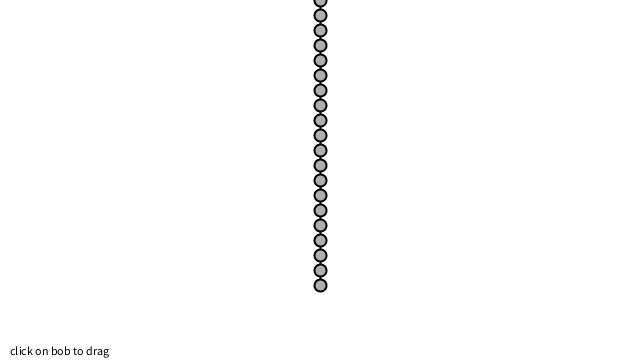
Frame 1 (no input)
Frame 60 (the mouse pressed at the canvas centre just before this capture): identical to frame 1, image omitted
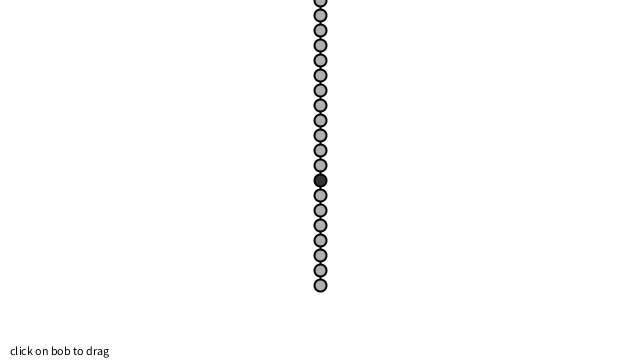
Frame 120 (the mouse held since frame 60 and released just before this capture)

The Processing sketch that drew these frames (run headless with seeded random() and noise(); from frame 60 on, the mouse is pressed at the canvas centre):

// Processing sketch: Exercise_3_16_springsB
// ── Exercise_3_16_springsB.pde
// The Nature of Code
// Daniel Shiffman
// http://natureofcode.com

// Mover object
Bob[] bobs = new Bob[20];
Spring[] springs = new Spring[bobs.length-1];

void setup() {
  size(640, 360);
  // Create objects at starting location
  // Note third argument in Spring constructor is "rest length"
  for (int i = 0; i < bobs.length; i++) {
    bobs[i] = new Bob(width/2, i*15); 
    if (i < bobs.length-1) {
      springs[i] = new Spring(15);
    }
  }
  bobs[0].lock = true;
}

void draw() {
  background(255); 


  for (int i = 0; i < bobs.length; i++) {
    // Connect the bob to the spring (this calculates the force)
    if (i < bobs.length-1) {
      springs[i].connect(bobs[i], bobs[i+1]);
      springs[i].displayLine(bobs[i], bobs[i+1]); // Draw a line between spring and bob
      springs[i].constrainLength(bobs[i], bobs[i+1], 1, 25);
    }
    // Constrain spring distance between min and max

    // Update bob
    bobs[i].update();
    // Draw everything

    bobs[i].display();

    bobs[i].drag(mouseX, mouseY);
  }



  fill(0);
  text("click on bob to drag", 10, height-5);
}


// For mouse interaction with bob

void mousePressed() {
  for (Bob b : bobs) {
    b.clicked(mouseX, mouseY);
  }
}

void mouseReleased() {
  for (Bob b : bobs) {
    b.stopDragging();
  }
  //bob.stopDragging();
}


// ── Mover.pde
// The Nature of Code
// Daniel Shiffman
// http://natureofcode.com

// Bob class, just like our regular Mover (location, velocity, acceleration, mass)

class Bob { 
  PVector location;
  PVector velocity;
  PVector acceleration;
  float mass = 4;

  boolean lock = false;

  // Arbitrary damping to simulate friction / drag 
  float damping = 0.95;

  // For mouse interaction
  PVector dragOffset;
  boolean dragging = false;

  // Constructor
  Bob(float x, float y) {
    location = new PVector(x, y);
    velocity = new PVector();
    acceleration = new PVector();
    dragOffset = new PVector();
  } 

  // Standard Euler integration
  void update() { 
    if (!lock) {
      velocity.add(acceleration);
      velocity.mult(damping);
      location.add(velocity);
      acceleration.mult(0);
    }
  }

  // Newton's law: F = M * A
  void applyForce(PVector force) {
    PVector f = force.get();
    f.div(mass);
    acceleration.add(f);
  }


  // Draw the bob
  void display() { 
    stroke(0);
    strokeWeight(2);
    fill(175);
    if (dragging) {
      fill(50);
    }
    ellipse(location.x, location.y, mass*3, mass*3);
  } 

  // The methods below are for mouse interaction

  // This checks to see if we clicked on the mover
  void clicked(int mx, int my) {
    float d = dist(mx, my, location.x, location.y);
    if (d < mass) {
      dragging = true;
      dragOffset.x = location.x-mx;
      dragOffset.y = location.y-my;
    }
  }

  void stopDragging() {
    dragging = false;
  }

  void drag(int mx, int my) {
    if (dragging) {
      location.x = mx + dragOffset.x;
      location.y = my + dragOffset.y;
    }
  }
}


// ── Spring.pde
// Nature of Code 2011
// Daniel Shiffman
// Chapter 3: Oscillation

// Class to describe an anchor point that can connect to "Bob" objects via a spring
// Thank you: http://www.myphysicslab.com/spring2d.html

class Spring { 

  // Location
  PVector anchor;

  // Rest length and spring constant
  float len;
  float k = 0.1;

  // Constructor
  Spring(int l) {
    len = l;
  } 

  // Calculate spring force
  void connect(Bob b1, Bob b2) {
    // Vector pointing from anchor to bob location
    PVector force = PVector.sub(b1.location, b2.location);
    // What is distance
    float d = force.mag();
    // Stretch is difference between current distance and rest length
    float stretch = d - len;

    // Calculate force according to Hooke's Law
    // F = k * stretch
    force.normalize();
    force.mult(-1 * k * stretch);
    b1.applyForce(force);
    force.mult(-1);
    b2.applyForce(force);
  }

  // Constrain the distance between bob and anchor between min and max
  void constrainLength(Bob b1, Bob b2, float minlen, float maxlen) {
    if (!b1.lock) {
      PVector dir = PVector.sub(b1.location, b2.location);
      float d = dir.mag();
      // Is it too short?
      if (d < minlen) {
        dir.normalize();
        dir.mult(minlen);
        // Reset location and stop from moving (not realistic physics)
        b1.location = PVector.add(b2.location, dir);
        b1.velocity.mult(0);
        // Is it too long?
      } 
      else if (d > maxlen) {
        dir.normalize();
        dir.mult(maxlen);
        // Reset location and stop from moving (not realistic physics)
        b1.location = PVector.add(b2.location, dir);
        b1.velocity.mult(0);
      }
    }
  }


  void displayLine(Bob b1, Bob b2) {
    strokeWeight(2);
    stroke(0);
    line(b1.location.x, b1.location.y, b2.location.x, b2.location.y);
  }
}
